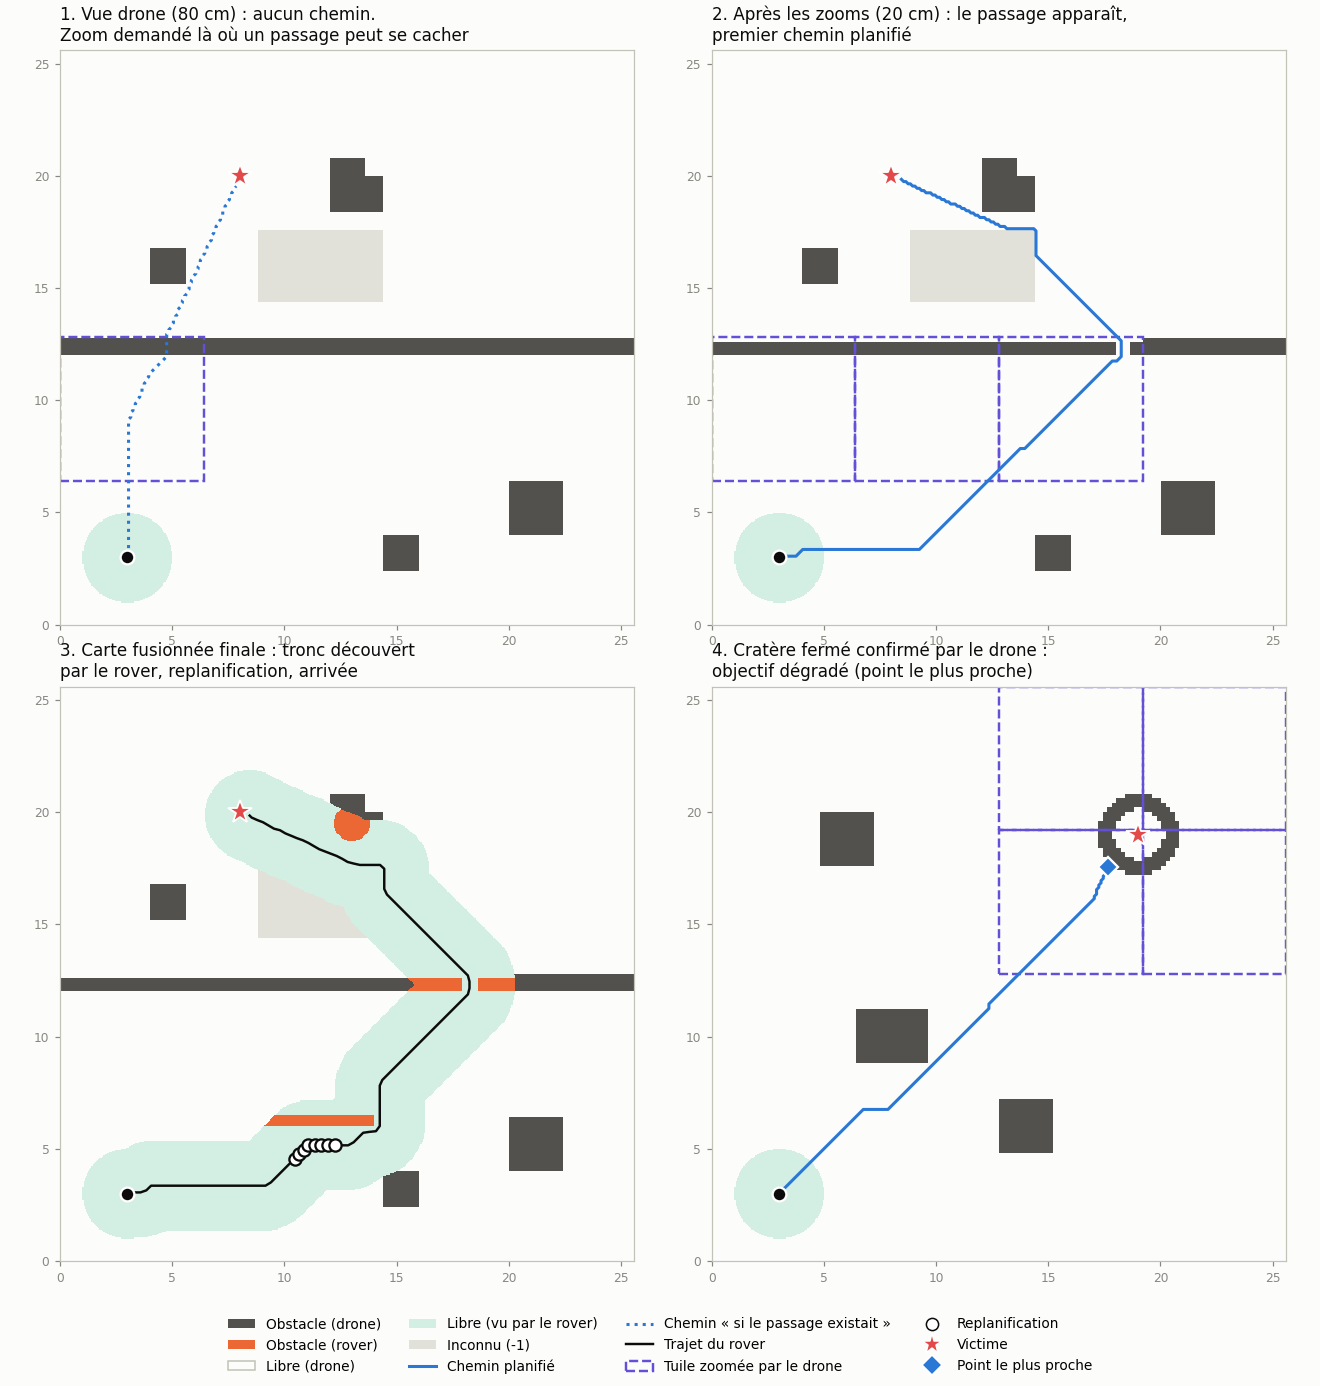

Here is the Python script that generated this plot:
"""
demo_fusion.py - Demo de fusion drone + rover sur un monde simule.

Scenario 1 : une crete barre le chemin. Vue de haut (cases de 80 cm) le drone ne voit
             pas le passage de 70 cm -> le rover demande des zooms jusqu'a le trouver,
             puis decouvre en roulant un tronc d'arbre que le drone n'avait pas vu.
Scenario 2 : la victime est au fond d'un cratere ferme -> apres verification par le
             drone, le rover va au point accessible le plus proche.

Lancer :  python demo_fusion.py      (produit demo_fusion.png)
"""
import math

import matplotlib
matplotlib.use("Agg")
import matplotlib.pyplot as plt
import numpy as np
from matplotlib.lines import Line2D
from matplotlib.patches import Patch, Rectangle

from fusion_carte import (CarteFusion, decouper, INCONNU, OBSTACLE, LIBRE,
                          SRC_DRONE, SRC_ROVER)

ZONE_M = 25.6
RES = 0.05
NC = int(round(ZONE_M / RES))          # 512 cases fines de cote
ZONE = (0.0, 0.0, ZONE_M, ZONE_M)
PORTEE_ROVER = 2.0                     # portee de la camera du rover (m)
PAS = 0.3                              # avance du rover par tour (m)


# ----------------------------------------------------------------------------
# Monde simule (verite terrain, 5 cm)
# ----------------------------------------------------------------------------
def idx(v):
    return int(round(v / RES))


def rect(m, x0, y0, x1, y1, v=OBSTACLE):
    m[idx(y0):idx(y1), idx(x0):idx(x1)] = v


def disque(m, cx, cy, r, v=OBSTACLE):
    yy, xx = np.mgrid[0:NC, 0:NC]
    m[((xx + 0.5) * RES - cx) ** 2 + ((yy + 0.5) * RES - cy) ** 2 <= r * r] = v


class Simu:
    def __init__(self, carte, verite, vu_par_drone, inconnu_drone=None):
        self.carte, self.verite, self.vu_drone = carte, verite, vu_par_drone
        self.inconnu_drone = inconnu_drone   # zone que le drone n'a pas pu voir au 1er survol
        self.t = 0.0

    def vue_drone(self, z):
        f = 2 ** (self.carte.zmax - z)
        n = NC // f
        return self.vu_drone.reshape(n, f, n, f).max(axis=(1, 3))

    def survol_initial(self, z=0):
        m = self.vue_drone(z).copy()
        if self.inconnu_drone:
            x0, y0, x1, y1 = self.inconnu_drone
            r = self.carte.res(z)
            m[int(y0 / r):int(y1 / r), int(x0 / r):int(x1 / r)] = INCONNU
        for msg in decouper(m, 0.0, 0.0, z, self.carte, "drone", self.t):
            self.carte.recevoir(msg)

    def zoom_drone(self, cle):
        z, tx, ty = cle
        m = self.vue_drone(z)
        n = self.carte.n
        if not (0 <= ty * n < m.shape[0] and 0 <= tx * n < m.shape[1]):
            return
        self.carte.recevoir({"source": "drone", "t": self.t, "z": z, "x": tx, "y": ty,
                             "data": m[ty * n:(ty + 1) * n, tx * n:(tx + 1) * n]})

    def capteur_rover(self, x, y):
        """Ce que voit le rover : un disque de PORTEE_ROVER autour de lui (sans occlusion)."""
        i0, i1 = max(0, idx(y - PORTEE_ROVER)), min(NC, idx(y + PORTEE_ROVER))
        j0, j1 = max(0, idx(x - PORTEE_ROVER)), min(NC, idx(x + PORTEE_ROVER))
        loc = self.verite[i0:i1, j0:j1].copy()
        yy, xx = np.mgrid[i0:i1, j0:j1]
        hors = ((xx + 0.5) * RES - x) ** 2 + ((yy + 0.5) * RES - y) ** 2 > PORTEE_ROVER ** 2
        loc[hors] = INCONNU
        for msg in decouper(loc, j0 * RES, i0 * RES, self.carte.zmax, self.carte, "rover", self.t):
            self.carte.recevoir(msg)


def avancer(pos, chemin, pas):
    x, y = pos
    reste = pas
    while chemin and reste > 0:
        nx, ny = chemin[0]
        d = math.hypot(nx - x, ny - y)
        if d <= reste:
            x, y = nx, ny
            reste -= d
            chemin.pop(0)
        else:
            x += (nx - x) / d * reste
            y += (ny - y) / d * reste
            reste = 0
    return (x, y), chemin


def mission(simu, depart, victime, tolerance=0.5, max_tours=400, journal=print):
    """Boucle complete : decider -> (zoom drone | rouler + percevoir | replanifier)."""
    carte = simu.carte
    pos, traj, replans, demandees = depart, [depart], [], []
    instantanes = {}
    simu.capteur_rover(*pos)
    dec = carte.decider(pos, victime, zone=ZONE, tolerance=tolerance)
    chemin = None
    for _ in range(max_tours):
        a = dec["action"]
        if a == "DEMANDER_DRONE":
            journal(f"  t={simu.t:5.1f}s  BLOQUE -> zoom drone demande sur {dec['tuiles']}")
            instantanes.setdefault("blocage", {"grille": dec["grille"], "tuiles": list(dec["tuiles"]),
                                                "optimiste": dec.get("chemin_optimiste")})
            demandees += dec["tuiles"]
            for k in dec["tuiles"]:
                simu.zoom_drone(k)
            dec = carte.decider(pos, victime, zone=ZONE, tolerance=tolerance)
            continue
        if a == "OBJECTIF_DEGRADE":
            journal(f"  t={simu.t:5.1f}s  AUCUN PASSAGE -> point le plus proche "
                    f"({dec['point'][0]:.1f}, {dec['point'][1]:.1f}), "
                    f"reste {dec['distance_restante']:.1f} m jusqu'a la victime. Alerte secours.")
            instantanes["degrade"] = {"grille": dec["grille"], "chemin": dec["chemin"],
                                      "point": dec["point"]}
            break
        # SUIVRE
        if chemin is None:
            instantanes.setdefault("premier_chemin", {"grille": dec["grille"], "chemin": list(dec["chemin"])})
        chemin = list(dec["chemin"])
        if dec["a_verifier"]:
            journal(f"  t={simu.t:5.1f}s  chemin par une zone inconnue -> zoom drone sur {dec['a_verifier']}")
            demandees += dec["a_verifier"]
            carte.demandes.update(dec["a_verifier"])
            for k in dec["a_verifier"]:
                simu.zoom_drone(k)
            dec = carte.decider(pos, victime, zone=ZONE, tolerance=tolerance)
            continue
        # rouler jusqu'a ce que le chemin devienne invalide ou qu'on arrive
        while True:
            pos, chemin = avancer(pos, chemin, PAS)
            simu.t += PAS / 0.3
            traj.append(pos)
            simu.capteur_rover(*pos)
            if math.hypot(pos[0] - victime[0], pos[1] - victime[1]) <= tolerance or not chemin:
                journal(f"  t={simu.t:5.1f}s  ARRIVE pres de la victime ({pos[0]:.1f}, {pos[1]:.1f})")
                instantanes["fin"] = {"grille": carte.grille(*ZONE), "traj": traj,
                                      "replans": replans, "demandees": demandees}
                return instantanes
            if not carte.chemin_valide([pos] + chemin, ZONE, horizon=3.0):
                journal(f"  t={simu.t:5.1f}s  obstacle decouvert par le rover -> replanification")
                replans.append(pos)
                break
        dec = carte.decider(pos, victime, zone=ZONE, tolerance=tolerance)
    instantanes["fin"] = {"grille": carte.grille(*ZONE), "traj": traj, "replans": replans,
                          "demandees": demandees}
    return instantanes


# ----------------------------------------------------------------------------
# Rendu
# ----------------------------------------------------------------------------
C_INCONNU = "#e1e0d9"
C_LIBRE = "#fcfcfb"
C_LIBRE_ROVER = "#d3eee2"
C_OBS_DRONE = "#52514e"
C_OBS_ROVER = "#eb6834"
C_CHEMIN = "#2a78d6"
C_ZOOM = "#6250d6"
C_ENCRE = "#0b0b0b"
C_VICTIME = "#e34948"


def hex_rgb(h):
    return [int(h[i:i + 2], 16) / 255 for i in (1, 3, 5)]


def image(g):
    img = np.empty(g.val.shape + (3,))
    img[:] = hex_rgb(C_INCONNU)
    img[g.val == LIBRE] = hex_rgb(C_LIBRE)
    img[(g.val == LIBRE) & (g.src == SRC_ROVER)] = hex_rgb(C_LIBRE_ROVER)
    img[(g.val == OBSTACLE) & (g.src == SRC_DRONE)] = hex_rgb(C_OBS_DRONE)
    img[(g.val == OBSTACLE) & (g.src == SRC_ROVER)] = hex_rgb(C_OBS_ROVER)
    return img


def dessiner(ax, carte, g, titre, depart, victime, chemin=None, traj=None, tuiles=(),
             replans=(), point=None, chemin_style="-"):
    ax.imshow(image(g), origin="lower", extent=g.etendue(), interpolation="nearest")
    for k in tuiles:
        x0, y0, T = carte.rect_tuile(k)
        ax.add_patch(Rectangle((x0, y0), T, T, fill=False, ec=C_ZOOM, lw=1.6, ls="--"))
    if traj:
        ax.plot(*zip(*traj), color=C_ENCRE, lw=1.6)
    if chemin:
        ax.plot(*zip(*chemin), color=C_CHEMIN, lw=2, ls=chemin_style)
    for p in replans:
        ax.plot(*p, marker="o", ms=8, mfc="white", mec=C_ENCRE, mew=1.5)
    if point:
        ax.plot(*point, marker="D", ms=9, mfc=C_CHEMIN, mec="white", mew=1.5)
    ax.plot(*depart, marker="o", ms=9, mfc=C_ENCRE, mec="white", mew=1.5)
    ax.plot(*victime, marker="*", ms=16, mfc=C_VICTIME, mec="white", mew=1.2)
    ax.set_title(titre, fontsize=11, loc="left", color=C_ENCRE)
    ax.set_xlim(0, ZONE_M)
    ax.set_ylim(0, ZONE_M)
    ax.set_aspect("equal")
    ax.tick_params(labelsize=8, colors="#898781")
    for s in ax.spines.values():
        s.set_color("#c3c2b7")


# ----------------------------------------------------------------------------
def scenario_1():
    print("\n=== Scenario 1 : crete avec un passage etroit + tronc cache ===")
    verite = np.zeros((NC, NC), np.int8)
    rect(verite, 0, 12.0, ZONE_M, 12.6)          # crete
    rect(verite, 17.9, 12.0, 18.6, 12.6, LIBRE)  # passage de 70 cm
    for cx, cy, r in [(5, 16, 0.6), (13, 19.5, 0.8), (21, 5, 1.0), (15, 3, 0.5), (11.5, 15.6, 0.35)]:
        disque(verite, cx, cy, r)
    vu_drone = verite.copy()
    rect(verite, 4, 6.0, 14, 6.5)                # tronc d'arbre sous les feuilles : invisible du drone
    carte = CarteFusion()
    simu = Simu(carte, verite, vu_drone, inconnu_drone=(9.6, 14.4, 14.4, 17.6))
    simu.survol_initial(z=0)
    print(f"  drone : 1er survol, cases de {carte.res(0) * 100:.0f} cm")
    depart, victime = (3.0, 3.0), (8.0, 20.0)
    return carte, depart, victime, mission(simu, depart, victime)


def scenario_2():
    print("\n=== Scenario 2 : victime au fond d'un cratere ferme ===")
    verite = np.zeros((NC, NC), np.int8)
    disque(verite, 19, 19, 1.7)
    disque(verite, 19, 19, 1.2, LIBRE)
    for cx, cy, r in [(8, 10, 1.0), (14, 6, 0.7), (6, 19, 0.8)]:
        disque(verite, cx, cy, r)
    carte = CarteFusion()
    simu = Simu(carte, verite, verite.copy())
    simu.survol_initial(z=0)
    depart, victime = (3.0, 3.0), (19.0, 19.0)
    return carte, depart, victime, mission(simu, depart, victime)


def main():
    c1, d1, v1, s1 = scenario_1()
    c2, d2, v2, s2 = scenario_2()

    fig, axes = plt.subplots(2, 2, figsize=(12, 12.6), facecolor="#fcfcfb")
    b = s1["blocage"]
    dessiner(axes[0, 0], c1, b["grille"],
             "1. Vue drone (80 cm) : aucun chemin.\nZoom demandé là où un passage peut se cacher",
             d1, v1, chemin=b["optimiste"], tuiles=b["tuiles"], chemin_style=":")
    p = s1["premier_chemin"]
    dessiner(axes[0, 1], c1, p["grille"],
             "2. Après les zooms (20 cm) : le passage apparaît,\npremier chemin planifié",
             d1, v1, chemin=p["chemin"], tuiles=s1["fin"]["demandees"])
    f = s1["fin"]
    dessiner(axes[1, 0], c1, f["grille"],
             "3. Carte fusionnée finale : tronc découvert\npar le rover, replanification, arrivée",
             d1, v1, traj=f["traj"], replans=f["replans"])
    dg = s2["degrade"]
    dessiner(axes[1, 1], c2, dg["grille"],
             "4. Cratère fermé confirmé par le drone :\nobjectif dégradé (point le plus proche)",
             d2, v2, chemin=dg["chemin"], tuiles=s2["fin"]["demandees"], point=dg["point"])

    legende = [
        Patch(fc=C_OBS_DRONE, label="Obstacle (drone)"),
        Patch(fc=C_OBS_ROVER, label="Obstacle (rover)"),
        Patch(fc=C_LIBRE, ec="#c3c2b7", label="Libre (drone)"),
        Patch(fc=C_LIBRE_ROVER, label="Libre (vu par le rover)"),
        Patch(fc=C_INCONNU, label="Inconnu (-1)"),
        Line2D([], [], color=C_CHEMIN, lw=2, label="Chemin planifié"),
        Line2D([], [], color=C_CHEMIN, lw=2, ls=":", label="Chemin « si le passage existait »"),
        Line2D([], [], color=C_ENCRE, lw=1.6, label="Trajet du rover"),
        Patch(fc="none", ec=C_ZOOM, ls="--", lw=1.6, label="Tuile zoomée par le drone"),
        Line2D([], [], marker="o", ls="", mfc="white", mec=C_ENCRE, ms=8, label="Replanification"),
        Line2D([], [], marker="*", ls="", mfc=C_VICTIME, mec="white", ms=14, label="Victime"),
        Line2D([], [], marker="D", ls="", mfc=C_CHEMIN, mec="white", ms=9, label="Point le plus proche"),
    ]
    fig.legend(handles=legende, loc="lower center", ncol=4, frameon=False, fontsize=9)
    fig.tight_layout(rect=(0, 0.07, 1, 1))
    fig.savefig("demo_fusion.png", dpi=110, facecolor=fig.get_facecolor())
    print("\nFigure : demo_fusion.png")


if __name__ == "__main__":
    main()
